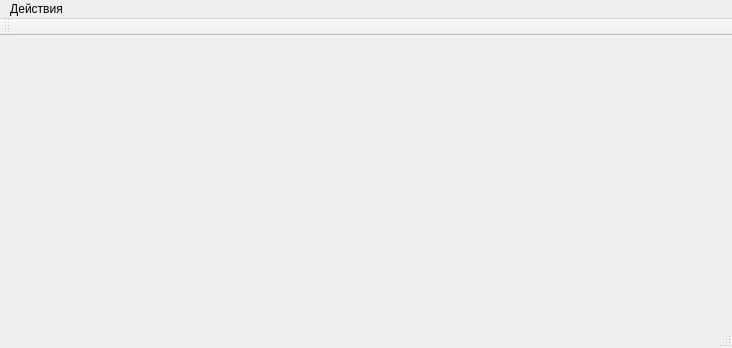
<?xml version="1.0" encoding="UTF-8"?>
<ui version="4.0">
 <class>MainWindow</class>
 <widget class="QMainWindow" name="MainWindow">
  <property name="geometry">
   <rect>
    <x>0</x>
    <y>0</y>
    <width>732</width>
    <height>348</height>
   </rect>
  </property>
  <property name="windowTitle">
   <string>MainWindow</string>
  </property>
  <widget class="QWidget" name="centralWidget"/>
  <widget class="QMenuBar" name="menuBar">
   <property name="geometry">
    <rect>
     <x>0</x>
     <y>0</y>
     <width>732</width>
     <height>21</height>
    </rect>
   </property>
   <widget class="QMenu" name="menu">
    <property name="title">
     <string>Действия</string>
    </property>
    <addaction name="actionEraseRect"/>
   </widget>
   <addaction name="menu"/>
  </widget>
  <widget class="QToolBar" name="mainToolBar">
   <attribute name="toolBarArea">
    <enum>TopToolBarArea</enum>
   </attribute>
   <attribute name="toolBarBreak">
    <bool>false</bool>
   </attribute>
  </widget>
  <widget class="QStatusBar" name="statusBar"/>
  <action name="actionEraseRect">
   <property name="text">
    <string>Убрать прямоугольник</string>
   </property>
  </action>
 </widget>
 <layoutdefault spacing="6" margin="11"/>
 <resources/>
 <connections/>
</ui>
